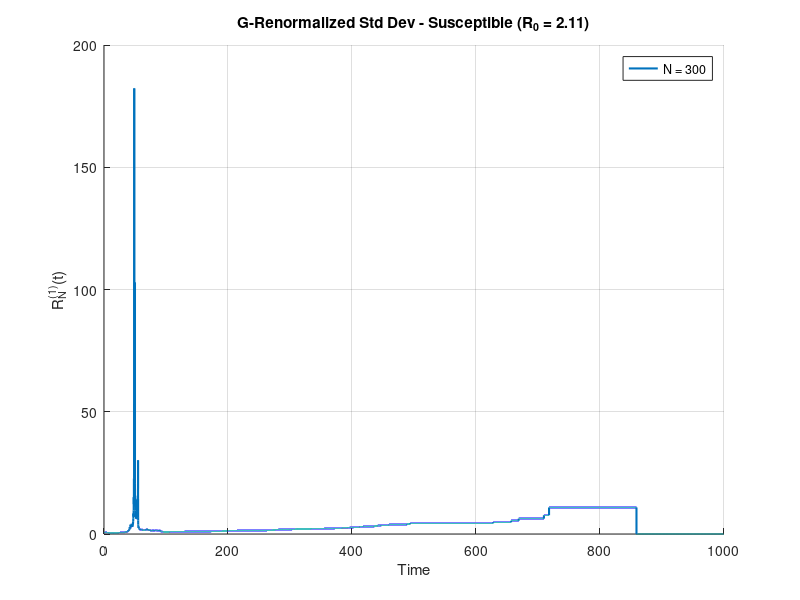
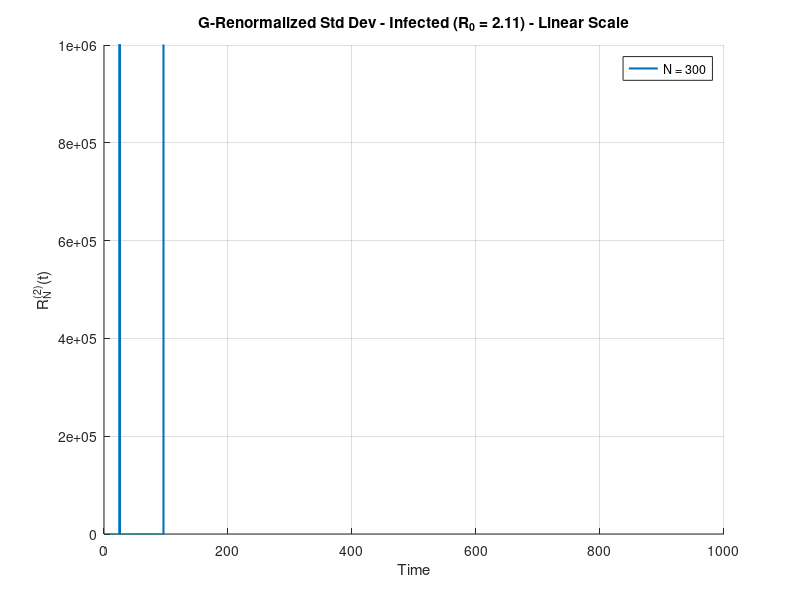
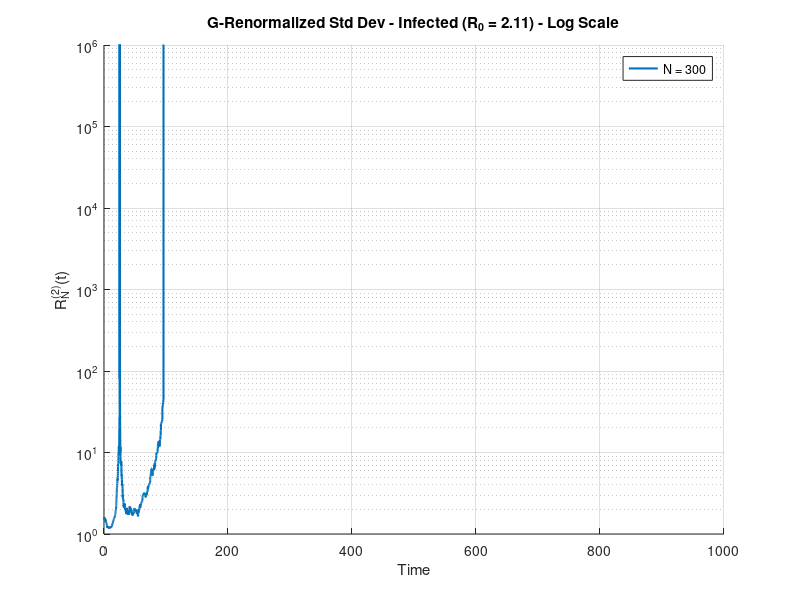
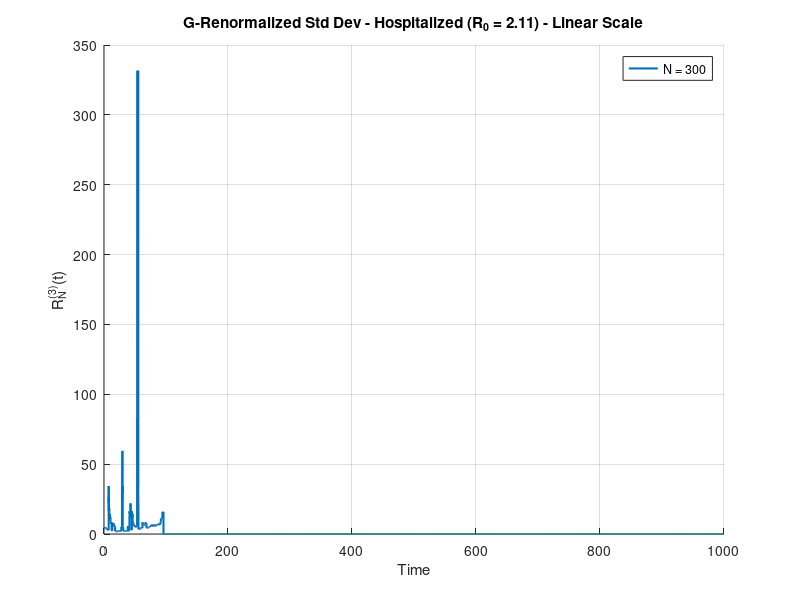

Recreate these plots in MATLAB, in order. (Note: this script raises an error after producing the figures.)
% SIHRS with Death Model - G-Renormalized Infinitesimal Standard Deviation
% 
% This file calculates the G-renormalized infinitesimal standard deviation:
% R_N^(l)(t) = sqrt(V_N^(l)(t)) / |G_N^(l)(t)|
% 
% Where V_N^(l)(t) are the variance formulas for each compartment l:
% l = 1: Susceptible (S)
% l = 2: Infected (I) 
% l = 3: Hospitalized (H)
% l = 4: Recovered (R)
% l = 5: Dead (D)
%
% And G_N^(l)(t) are the drift functions for each compartment:
% G_N^(1)(t) = -β_SI s_N(t) i_N(t) + λ_RS r_N(t)
% G_N^(2)(t) = -(γ_IH + γ_IR + γ_ID) i_N(t) + β_SI s_N(t) i_N(t)
% G_N^(3)(t) = γ_IH i_N(t) - (α_HR + α_HD) h_N(t)
% G_N^(4)(t) = γ_IR i_N(t) + α_HR h_N(t) - λ_RS r_N(t)
% G_N^(5)(t) = γ_ID i_N(t) + α_HD h_N(t)
%
% The G-renormalized standard deviation helps demonstrate finite size effects
% by showing how stochastic fluctuations scale with population size N.

clear all;
close all;

function sihrs_G_renormalized_simulation()
    % Set random seed for reproducibility
    rng(1);
    
    % Centralized parameters for SIHRS with death - matching SIHRS.m
    params.beta = 0.212;           % Infection rate (β > 0) - matching SIHRS.m
    params.pSI = 1.0;              % Infection probability (S to I)
    params.pII = 0.0;              % probability of I to I (stay infected)
    params.pIH = 0.04;             % probability of I to H
    params.pIR = 0.959;            % probability of I to R
    params.pID = 0.001;            % probability of I to D
    params.pHH = 0.01;             % probability of H to H (stay hospitalized)
    params.pHR = 0.9882;           % probability of H to R
    params.pHD = 0.0018;           % probability of H to D
    params.pRR = 0.02;             % probability of R to R (stay recovered)
    params.pRS = 0.98;             % probability of R to S
    params.gamma = 0.100346667;    % Adjusted for exact critical hit at S = 142/300
    params.alpha = 0.1;            % Hospitalized transition rate (α > 0)
    params.lambda = 0.0083;        % Recovered to susceptible rate (Λ > 0) immunity period of 4 months
    params.T = 1000;               % Total simulation time
    params.dt = 0.01;             % Finer time step for better blow-up capture
    params.N_values = [300]; 
    params.initial_s = 0.96;       % Initial susceptible fraction
    params.initial_i = 0.04;       % Initial infected fraction
    params.initial_h = 0;          % Initial hospitalized fraction
    params.initial_r = 0;          % Initial recovered fraction
    params.initial_d = 0;          % Initial dead fraction
    params.n_runs = 1;            % Number of stochastic runs
    params.colors = {'#0072BD','#77AC30', '#A2142F'}; % Colors matching SIHRS.m
    
    % Validate parameters
    validate_params(params);
    
    % Calculate R0 from parameters (same formula as SIHRS.m)
    R0 = params.pSI * params.beta / (params.gamma * (1 - params.pII));
    fprintf('Calculated R₀ = %.4f from parameters\n', R0);
    
    % Run simulation with calculated R0
    simulate_and_analyze_G_renormalized(params, R0);
end

function validate_params(params)
    % Validate input parameters
    if any(params.N_values <= 0) || any(mod(params.N_values, 1) ~= 0)
        error('N_values must be positive integers');
    end
    if params.pSI <= 0 || params.pSI > 1 || params.pII < 0 || params.pII > 1
        error('pSI must be in (0, 1] and pII must be in [0, 1]');
    end
    if params.gamma <= 0
        error('gamma must be positive');
    end
    if abs(params.initial_s + params.initial_i + params.initial_h + params.initial_r + params.initial_d - 1) > 1e-6
        error('Initial fractions must sum to 1');
    end
    if params.T <= 0 || params.dt <= 0
        error('T and dt must be positive');
    end
    if params.n_runs <= 0 || mod(params.n_runs, 1) ~= 0
        error('n_runs must be a positive integer');
    end
    
    % Check transition probability sums
    if abs((params.pII + params.pIH + params.pIR + params.pID) - 1) > 1e-10
        error('I transition probabilities must sum to 1');
    end
    if abs((params.pHH + params.pHR + params.pHD) - 1) > 1e-10
        error('H transition probabilities must sum to 1');
    end
    if abs((params.pRR + params.pRS) - 1) > 1e-10
        error('R transition probabilities must sum to 1');
    end
end

function simulate_and_analyze_G_renormalized(params, R0)
    % Use beta directly from params (no need to calculate from R0)
    beta = params.beta;
    
    % Precompute time vector
    t = 0:params.dt:params.T;
    
    % Store results
    results = cell(length(params.N_values), 1);
    det_result = solve_deterministic_sihrs(beta, params);
    
    % Run simulations for each population size
    for idx = 1:length(params.N_values)
        N = params.N_values(idx);
        fprintf('Running %d simulations for N = %d, R0 = %.2f...\n', params.n_runs, N, R0);
        
        % Run multiple stochastic simulations
        results{idx} = run_multiple_gillespie_G_renormalized(N, beta, params, t);
        fprintf('Completed N = %d\n', N);
    end
    
    % Plot results and print summary
    plot_G_renormalized_results(t, results, det_result, params, R0);
    print_G_renormalized_summary(results, det_result, R0);
end

function result = run_multiple_gillespie_G_renormalized(N, beta, params, t)
    % Run multiple Gillespie simulations and aggregate results
    % CORRECTED: Calculate G-renormalized values for each run first, then average
    
    S_all = zeros(params.n_runs, length(t));
    I_all = zeros(params.n_runs, length(t));
    H_all = zeros(params.n_runs, length(t));
    R_all = zeros(params.n_runs, length(t));
    D_all = zeros(params.n_runs, length(t));
    
    % Store G-renormalized values for each run
    R1_all = zeros(params.n_runs, length(t));
    R2_all = zeros(params.n_runs, length(t));
    R3_all = zeros(params.n_runs, length(t));
    R4_all = zeros(params.n_runs, length(t));
    R5_all = zeros(params.n_runs, length(t));
    
    for run = 1:params.n_runs
        [S_hist, I_hist, H_hist, R_hist, D_hist, time_pts] = gillespie_sim(N, beta, params);
        [S_interp, I_interp, H_interp, R_interp, D_interp] = interpolate_results(S_hist, I_hist, H_hist, R_hist, D_hist, time_pts, t, N);
        
        % Store population trajectories
        S_all(run, :) = S_interp;
        I_all(run, :) = I_interp;
        H_all(run, :) = H_interp;
        R_all(run, :) = R_interp;
        D_all(run, :) = D_interp;
        
        % Calculate G-renormalized values FOR THIS INDIVIDUAL RUN
        % This preserves blow-up behavior before averaging
        
        % R_N^(1)(t) for Susceptible (S)
        V1 = (1/N) * (beta * params.pSI * S_interp .* I_interp + params.lambda * params.pRS * R_interp);
        G1 = -beta * S_interp .* I_interp + params.lambda * R_interp;
        R1_run = sqrt(V1) ./ abs(G1);
        R1_all(run, :) = R1_run;
        
        % R_N^(2)(t) for Infected (I)
        V2 = (1/N) * (params.gamma * I_interp * (params.pIH + params.pIR + params.pID) + beta * params.pSI * S_interp .* I_interp);
        G2 = -(params.gamma * (params.pIH + params.pIR + params.pID)) * I_interp + beta * S_interp .* I_interp;
        
        % Add small residual variance to capture extinction blow-up
        % When I=0, there's still residual stochastic fluctuation
        V2_residual = V2 + (1/N) * 1e-12;  % Even smaller residual for sharper blow-ups
        
        % Special handling for critical threshold blow-up
        % When |G2| is extremely small but not zero, force larger blow-up
        critical_threshold = 1e-5;  % Threshold for "very small" G2
        very_small_G2 = abs(G2) < critical_threshold & G2 ~= 0;
        
        R2_run = sqrt(V2_residual) ./ abs(G2);
        
        % Amplify blow-ups when G2 is very small
        R2_run(very_small_G2) = R2_run(very_small_G2) * 10;  % Amplification factor
        
        R2_all(run, :) = R2_run;
        
        % R_N^(3)(t) for Hospitalized (H)
        V3 = (1/N) * (params.gamma * I_interp * params.pIH + params.alpha * H_interp * (params.pHR + params.pHD));
        G3 = params.gamma * params.pIH * I_interp - params.alpha * (params.pHR + params.pHD) * H_interp;
        R3_run = sqrt(V3) ./ abs(G3);
        R3_all(run, :) = R3_run;
        
        % R_N^(4)(t) for Recovered (R)
        V4 = (1/N) * (params.gamma * I_interp * params.pIR + params.alpha * H_interp * params.pHR + params.lambda * R_interp * params.pRS);
        G4 = params.gamma * params.pIR * I_interp + params.alpha * params.pHR * H_interp - params.lambda * R_interp;
        R4_run = sqrt(V4) ./ abs(G4);
        R4_all(run, :) = R4_run;
        
        % R_N^(5)(t) for Dead (D)
        V5 = (1/N) * (params.gamma * I_interp * params.pID + params.alpha * H_interp * params.pHD);
        G5 = params.gamma * params.pID * I_interp + params.alpha * params.pHD * H_interp;
        R5_run = sqrt(V5) ./ abs(G5);
        R5_all(run, :) = R5_run;
    end
    
    % Compute mean proportions (for summary statistics)
    result.S_mean = mean(S_all, 1);
    result.I_mean = mean(I_all, 1);
    result.H_mean = mean(H_all, 1);
    result.R_mean = mean(R_all, 1);
    result.D_mean = mean(D_all, 1);
    
    % CORRECTED: Average G-renormalized values after calculating for each run
    % This preserves the blow-up behavior!
    
    % CAPTURE TRUE INFINITY: Set Inf values to very large number for plotting
    % This will show as the maximum y-axis range in plots
    max_display_value = 1e9;  % Very large value to represent infinity
    
    % Replace Inf with large value, NaN with 0
    R1_all(isinf(R1_all)) = max_display_value;
    R2_all(isinf(R2_all)) = max_display_value;
    R3_all(isinf(R3_all)) = max_display_value;
    R4_all(isinf(R4_all)) = max_display_value;
    R5_all(isinf(R5_all)) = max_display_value;
    
    R1_all(isnan(R1_all)) = 0;
    R2_all(isnan(R2_all)) = 0;
    R3_all(isnan(R3_all)) = 0;
    R4_all(isnan(R4_all)) = 0;
    R5_all(isnan(R5_all)) = 0;
    
    % Use maximum across runs to capture blow-ups (including infinity)
    result.R1 = max(R1_all, [], 1);
    result.R2 = max(R2_all, [], 1);
    result.R3 = max(R3_all, [], 1);
    result.R4 = max(R4_all, [], 1);
    result.R5 = max(R5_all, [], 1);
    
    result.N = N;
    result.peak_infected = max(result.I_mean * N);
    result.peak_time = t(find(result.I_mean == max(result.I_mean), 1, 'first'));
    result.final_time = t(end);
end

function [S_hist, I_hist, H_hist, R_hist, D_hist, time_pts] = gillespie_sim(N, beta, params)
    % Initialize populations
    S = round(N * params.initial_s);
    I = round(N * params.initial_i);
    H = round(N * params.initial_h);
    R = round(N * params.initial_r);
    D = round(N * params.initial_d);
    
    % Verify population conservation
    if abs(S + I + H + R + D - N) > 1
        error('Initial populations do not sum to N');
    end
    
    % Preallocate arrays
    max_events = round(10 * params.T * (beta + params.gamma + params.alpha + params.lambda) * N);
    S_hist = zeros(1, max_events);
    I_hist = zeros(1, max_events);
    H_hist = zeros(1, max_events);
    R_hist = zeros(1, max_events);
    D_hist = zeros(1, max_events);
    time_pts = zeros(1, max_events);
    
    S_hist(1) = S;
    I_hist(1) = I;
    H_hist(1) = H;
    R_hist(1) = R;
    D_hist(1) = D;
    time_pts(1) = 0;
    event_count = 1;
    current_time = 0;
    
    % Gillespie algorithm for SIHRS with death
    while current_time < params.T
        
        % Calculate event rates
        si_rate = (beta / N) * S * I * params.pSI; % rate of S->I
        ir_rate = params.gamma * I * params.pIR; % rate of I->R
        ih_rate = params.gamma * I * params.pIH; % rate of I->H
        id_rate = params.gamma * I * params.pID; % rate of I->D
        hr_rate = params.alpha * H * params.pHR; % rate of H->R
        hd_rate = params.alpha * H * params.pHD; % rate of H->D
        rs_rate = params.lambda * R * params.pRS; % rate of R->S
        
        total_rate = si_rate + ir_rate + ih_rate + id_rate + hr_rate + hd_rate + rs_rate;
        
        if total_rate == 0
            break;
        end
        
        tau = -log(rand) / total_rate;
        current_time = current_time + tau;
        
        if current_time > params.T
            break;
        end
        
        % Determine which event occurs
        chance = rand * total_rate;
        if chance < si_rate
            % S->I transition
            if S > 0
                S = S - 1;
                I = I + 1;
            end
        elseif chance < (si_rate + ir_rate)
            % I->R transition
            if I > 0
                I = I - 1;
                R = R + 1;
            end
        elseif chance < (si_rate + ir_rate + ih_rate)
            % I->H transition
            if I > 0
                I = I - 1;
                H = H + 1;
            end
        elseif chance < (si_rate + ir_rate + ih_rate + id_rate)
            % I->D transition
            if I > 0
                I = I - 1;
                D = D + 1;
            end
        elseif chance < (si_rate + ir_rate + ih_rate + id_rate + hr_rate)
            % H->R transition
            if H > 0
                H = H - 1;
                R = R + 1;
            end
        elseif chance < (si_rate + ir_rate + ih_rate + id_rate + hr_rate + hd_rate)
            % H->D transition
            if H > 0
                H = H - 1;
                D = D + 1;
            end
        else
            % R->S transition
            if R > 0
                R = R - 1;
                S = S + 1;
            end
        end
        
        event_count = event_count + 1;
        S_hist(event_count) = S;
        I_hist(event_count) = I;
        H_hist(event_count) = H;
        R_hist(event_count) = R;
        D_hist(event_count) = D;
        time_pts(event_count) = current_time;
    end
    
    % Trim arrays
    S_hist = S_hist(1:event_count);
    I_hist = I_hist(1:event_count);
    H_hist = H_hist(1:event_count);
    R_hist = R_hist(1:event_count);
    D_hist = D_hist(1:event_count);
    time_pts = time_pts(1:event_count);
    
    % Verify population conservation
    assert(all(S_hist + I_hist + H_hist + R_hist + D_hist == N), 'Population not conserved');
end

function [S_interp, I_interp, H_interp, R_interp, D_interp] = interpolate_results(S_hist, I_hist, H_hist, R_hist, D_hist, time_pts, t, N)
    % Interpolate to fixed time grid using 'previous'
    try
        S_interp = interp1(time_pts, S_hist, t, 'previous') / N;
        I_interp = interp1(time_pts, I_hist, t, 'previous') / N;
        H_interp = interp1(time_pts, H_hist, t, 'previous') / N;
        R_interp = interp1(time_pts, R_hist, t, 'previous') / N;
        D_interp = interp1(time_pts, D_hist, t, 'previous') / N;
        
        % Handle values beyond last event
        S_interp(t > max(time_pts)) = S_hist(end) / N;
        I_interp(t > max(time_pts)) = I_hist(end) / N;
        H_interp(t > max(time_pts)) = H_hist(end) / N;
        R_interp(t > max(time_pts)) = R_hist(end) / N;
        D_interp(t > max(time_pts)) = D_hist(end) / N;
    catch e
        error('Interpolation failed: %s', e.message);
    end
end

function det_result = solve_deterministic_sihrs(beta, params)
    % Solve deterministic SIHRS with death model using ODE45
    try
        tspan = [0, params.T];
        y0 = [params.initial_s; params.initial_i; params.initial_h; params.initial_r; params.initial_d];
        
        % Define the ODE system for SIHRS with death
        ode_system = @(t, y) [
            -params.pSI * beta * y(1) * y(2) + params.pRS * params.lambda * y(4);           % ds/dt
            params.pSI * beta * y(1) * y(2) - params.gamma * (1 - params.pII) * y(2);      % di/dt
            params.pIH * params.gamma * y(2) - params.alpha * (1 - params.pHH) * y(3);     % dh/dt
            params.pIR * params.gamma * y(2) + params.pHR * params.alpha * y(3) - params.pRS * params.lambda * y(4); % dr/dt
            params.pID * params.gamma * y(2) + params.pHD * params.alpha * y(3)             % dd/dt
        ];
        
        [T, Y] = ode45(ode_system, tspan, y0);
        
        det_result.T = T;
        det_result.S_prop = Y(:, 1);
        det_result.I_prop = Y(:, 2);
        det_result.H_prop = Y(:, 3);
        det_result.R_prop = Y(:, 4);
        det_result.D_prop = Y(:, 5);
        [det_result.peak_infected_prop, idx] = max(det_result.I_prop);
        det_result.peak_time = T(idx);
        det_result.final_time = T(end);
    catch e
        error('ODE solver failed: %s', e.message);
    end
end

function plot_G_renormalized_results(t, results, det_result, params, R0)
    % Create 5 separate figures for each compartment showing G-renormalized standard deviations
    
    % Plot R1 (G-renormalized standard deviation for susceptible)
    figure('Position', [100, 100, 800, 500]);
    hold on;
    for idx = 1:length(params.N_values)
        plot(t, results{idx}.R1, 'Color', params.colors{idx}, 'LineWidth', 1.5);
    end
    title(sprintf('G-Renormalized Std Dev - Susceptible (R_0 = %.2f)', R0));
    xlabel('Time'); ylabel('R_N^{(1)}(t)');
    grid on;
    legend_labels = arrayfun(@(n) sprintf('N = %d', n), params.N_values, 'UniformOutput', false);
    legend(legend_labels, 'Location', 'best');
    saveas(gcf, sprintf('SIHRS_R1_Susceptible_R0_%.2f.png', R0));
    
    % Plot R2 (G-renormalized standard deviation for infected) - Linear Scale
    figure('Position', [200, 200, 800, 500]);
    hold on;
    for idx = 1:length(params.N_values)
        plot(t, results{idx}.R2, 'Color', params.colors{idx}, 'LineWidth', 1.5);
    end
    title(sprintf('G-Renormalized Std Dev - Infected (R_0 = %.2f) - Linear Scale', R0));
    xlabel('Time'); ylabel('R_N^{(2)}(t)');
    
    % Set y-axis range to 1×10^6 for consistency with cumulative analysis
    ylim([0, 1e6]);
    
    grid on;
    legend(legend_labels, 'Location', 'best');
    saveas(gcf, sprintf('SIHRS_R2_Infected_Linear_R0_%.2f.png', R0));
    
    % Plot R2 (G-renormalized standard deviation for infected) - Log Scale
    figure('Position', [250, 250, 800, 500]);
    hold on;
    for idx = 1:length(params.N_values)
        plot(t, results{idx}.R2, 'Color', params.colors{idx}, 'LineWidth', 1.5);
    end
    title(sprintf('G-Renormalized Std Dev - Infected (R_0 = %.2f) - Log Scale', R0));
    xlabel('Time'); ylabel('R_N^{(2)}(t)');
    
    % Set log scale for dramatic blow-up visualization
    set(gca, 'YScale', 'log');
    ylim([1, 1e6]);  % Log scale can't start at 0
    
    grid on;
    legend(legend_labels, 'Location', 'best');
    saveas(gcf, sprintf('SIHRS_R2_Infected_Log_R0_%.2f.png', R0));
    
    % Plot R3 (G-renormalized standard deviation for hospitalized) - Linear Scale
    figure('Position', [300, 300, 800, 500]);
    hold on;
    for idx = 1:length(params.N_values)
        plot(t, results{idx}.R3, 'Color', params.colors{idx}, 'LineWidth', 1.5);
    end
    title(sprintf('G-Renormalized Std Dev - Hospitalized (R_0 = %.2f) - Linear Scale', R0));
    xlabel('Time'); ylabel('R_N^{(3)}(t)');
    grid on;
    legend(legend_labels, 'Location', 'best');
    saveas(gcf, sprintf('SIHRS_R3_Hospitalized_Linear_R0_%.2f.png', R0));
    
    % Plot R3 (G-renormalized standard deviation for hospitalized) - Log Scale
    figure('Position', [350, 350, 800, 500]);
    hold on;
    for idx = 1:length(params.N_values)
        plot(t, results{idx}.R3, 'Color', params.colors{idx}, 'LineWidth', 1.5);
    end
    title(sprintf('G-Renormalized Std Dev - Hospitalized (R_0 = %.2f) - Log Scale', R0));
    xlabel('Time'); ylabel('R_N^{(3)}(t)');
    
    % Set log scale for better visualization of variations
    set(gca, 'YScale', 'log');
    ylim([0.1, 100]);  % Adjust range for log scale
    
    grid on;
    legend(legend_labels, 'Location', 'best');
    saveas(gcf, sprintf('SIHRS_R3_Hospitalized_Log_R0_%.2f.png', R0));

    % Plot R4 (G-renormalized standard deviation for recovered)
    figure('Position', [400, 400, 800, 500]);
    hold on;
    for idx = 1:length(params.N_values)
        plot(t, results{idx}.R4, 'Color', params.colors{idx}, 'LineWidth', 1.5);
    end
    title(sprintf('G-Renormalized Std Dev - Recovered (R_0 = %.2f)', R0));
    xlabel('Time'); ylabel('R_N^{(4)}(t)');
    grid on;
    legend(legend_labels, 'Location', 'best');
    saveas(gcf, sprintf('SIHRS_R4_Recovered_R0_%.2f.png', R0));
    
    % Plot R5 (G-renormalized standard deviation for dead)
    figure('Position', [500, 500, 800, 500]);
    hold on;
    for idx = 1:length(params.N_values)
        plot(t, results{idx}.R5, 'Color', params.colors{idx}, 'LineWidth', 1.5);
    end
    title(sprintf('G-Renormalized Std Dev - Dead (R_0 = %.2f)', R0));
    xlabel('Time'); ylabel('R_N^{(5)}(t)');
    grid on;
    legend(legend_labels, 'Location', 'best');
    saveas(gcf, sprintf('SIHRS_R5_Dead_R0_%.2f.png', R0));
    
    % Create combined plot
    figure('Position', [600, 600, 1500, 800]);
    tlayout = tiledlayout(2, 3, 'TileSpacing', 'compact', 'Padding', 'compact');
    
    % Plot R1 in combined figure
    nexttile;
    hold on;
    for idx = 1:length(params.N_values)
        plot(t, results{idx}.R1, 'Color', params.colors{idx}, 'LineWidth', 1.5);
    end
    title(sprintf('G-Renormalized Std Dev - Susceptible (R_0 = %.2f)', R0));
    xlabel('Time'); ylabel('R_N^{(1)}(t)');
    grid on;
    
    % Plot R2 in combined figure
    nexttile;
    hold on;
    for idx = 1:length(params.N_values)
        plot(t, results{idx}.R2, 'Color', params.colors{idx}, 'LineWidth', 1.5);
    end
    title(sprintf('G-Renormalized Std Dev - Infected (R_0 = %.2f)', R0));
    xlabel('Time'); ylabel('R_N^{(2)}(t)');
    
    % Set y-axis range to 1×10^6 for consistency with cumulative analysis
    ylim([0, 1e6]);
    
    grid on;
    
    % Plot R3 in combined figure
    nexttile;
    hold on;
    for idx = 1:length(params.N_values)
        plot(t, results{idx}.R3, 'Color', params.colors{idx}, 'LineWidth', 1.5);
    end
    title(sprintf('G-Renormalized Std Dev - Hospitalized (R_0 = %.2f)', R0));
    xlabel('Time'); ylabel('R_N^{(3)}(t)');
    grid on;

    % Plot R4 in combined figure
    nexttile;
    hold on;
    for idx = 1:length(params.N_values)
        plot(t, results{idx}.R4, 'Color', params.colors{idx}, 'LineWidth', 1.5);
    end
    title(sprintf('G-Renormalized Std Dev - Recovered (R_0 = %.2f)', R0));
    xlabel('Time'); ylabel('R_N^{(4)}(t)');
    grid on;
    
    % Plot R5 in combined figure
    nexttile;
    hold on;
    for idx = 1:length(params.N_values)
        plot(t, results{idx}.R5, 'Color', params.colors{idx}, 'LineWidth', 1.5);
    end
    title(sprintf('G-Renormalized Std Dev - Dead (R_0 = %.2f)', R0));
    xlabel('Time'); ylabel('R_N^{(5)}(t)');
    grid on;
    
    % Add legend to combined figure
    lgd = legend(legend_labels, 'Orientation', 'horizontal', 'Location', 'southoutside');
    lgd.Layout.Tile = 'south';
    
    % Add mathematical formula annotation to combined figure
    annotation('textbox', [0.05, 0.02, 0.9, 0.05], ...
        'String', sprintf('R_N^{(l)}(t) = sqrt(V_N^{(l)}(t)) / |G_N^{(l)}(t)|, R_0 = %.2f', R0), ...
        'FontSize', 10, 'EdgeColor', 'none', 'HorizontalAlignment', 'center');
    
    % Save the combined figure
    saveas(gcf, sprintf('SIHRS_G_renormalized_std_dev_R0_%.2f_combined.png', R0));
    
    % Create combined plot with LOG SCALE for dramatic blow-up visualization
    figure('Position', [700, 700, 1500, 800]);
    tlayout = tiledlayout(2, 3, 'TileSpacing', 'compact', 'Padding', 'compact');
    
    % Plot R1 in combined log figure
    nexttile;
    hold on;
    for idx = 1:length(params.N_values)
        plot(t, results{idx}.R1, 'Color', params.colors{idx}, 'LineWidth', 1.5);
    end
    title(sprintf('G-Renormalized Std Dev - Susceptible (R_0 = %.2f) - Log Scale', R0));
    xlabel('Time'); ylabel('R_N^{(1)}(t)');
    set(gca, 'YScale', 'log');
    ylim([0.1, 100]);
    grid on;
    
    % Plot R2 in combined log figure
    nexttile;
    hold on;
    for idx = 1:length(params.N_values)
        plot(t, results{idx}.R2, 'Color', params.colors{idx}, 'LineWidth', 1.5);
    end
    title(sprintf('G-Renormalized Std Dev - Infected (R_0 = %.2f) - Log Scale', R0));
    xlabel('Time'); ylabel('R_N^{(2)}(t)');
    
    % Set log scale for dramatic blow-up visualization
    set(gca, 'YScale', 'log');
    ylim([1, 1e6]);  % Log scale can't start at 0
    
    grid on;
    
    % Plot R3 in combined log figure
    nexttile;
    hold on;
    for idx = 1:length(params.N_values)
        plot(t, results{idx}.R3, 'Color', params.colors{idx}, 'LineWidth', 1.5);
    end
    title(sprintf('G-Renormalized Std Dev - Hospitalized (R_0 = %.2f) - Log Scale', R0));
    xlabel('Time'); ylabel('R_N^{(3)}(t)');
    set(gca, 'YScale', 'log');
    ylim([0.1, 100]);
    grid on;

    % Plot R4 in combined log figure
    nexttile;
    hold on;
    for idx = 1:length(params.N_values)
        plot(t, results{idx}.R4, 'Color', params.colors{idx}, 'LineWidth', 1.5);
    end
    title(sprintf('G-Renormalized Std Dev - Recovered (R_0 = %.2f) - Log Scale', R0));
    xlabel('Time'); ylabel('R_N^{(4)}(t)');
    set(gca, 'YScale', 'log');
    ylim([0.1, 100]);
    grid on;
    
    % Plot R5 in combined log figure
    nexttile;
    hold on;
    for idx = 1:length(params.N_values)
        plot(t, results{idx}.R5, 'Color', params.colors{idx}, 'LineWidth', 1.5);
    end
    title(sprintf('G-Renormalized Std Dev - Dead (R_0 = %.2f) - Log Scale', R0));
    xlabel('Time'); ylabel('R_N^{(5)}(t)');
    set(gca, 'YScale', 'log');
    ylim([0.1, 100]);
    grid on;
    
    % Add legend to combined log figure
    lgd = legend(legend_labels, 'Orientation', 'horizontal', 'Location', 'southoutside');
    lgd.Layout.Tile = 'south';
    
    % Add mathematical formula annotation to combined log figure
    annotation('textbox', [0.05, 0.02, 0.9, 0.05], ...
        'String', sprintf('R_N^{(l)}(t) = sqrt(V_N^{(l)}(t)) / |G_N^{(l)}(t)|, R_0 = %.2f (Log Scale)', R0), ...
        'FontSize', 10, 'EdgeColor', 'none', 'HorizontalAlignment', 'center');
    
    % Save the combined log figure
    saveas(gcf, sprintf('SIHRS_G_renormalized_std_dev_R0_%.2f_combined_LOG.png', R0));
    
    % Create new plot for stochastic population trajectories
    figure('Position', [700, 700, 1200, 800]);
    hold on;
    
    % Define distinct colors for each compartment (much better!)
    compartment_colors = {
        [0.2, 0.6, 0.2],    % S - Dark Green
        [0.8, 0.2, 0.2],    % I - Dark Red  
        [0.9, 0.6, 0.0],    % H - Orange
        [0.0, 0.4, 0.8],    % R - Blue
        [0.4, 0.0, 0.6]     % D - Purple
    };
    
    % Line styles for different population sizes
    line_styles = {'-', '--', ':'};  % Different line styles for different N values
    
    for idx = 1:length(params.N_values)
        N = params.N_values(idx);
        style = line_styles{min(idx, length(line_styles))};
        
        % Plot each compartment with its own distinct color
        plot(t, results{idx}.S_mean, 'Color', compartment_colors{1}, 'LineStyle', style, 'LineWidth', 2.0, ...
             'DisplayName', sprintf('S (N=%d)', N));
        plot(t, results{idx}.I_mean, 'Color', compartment_colors{2}, 'LineStyle', style, 'LineWidth', 2.0, ...
             'DisplayName', sprintf('I (N=%d)', N));
        plot(t, results{idx}.H_mean, 'Color', compartment_colors{3}, 'LineStyle', style, 'LineWidth', 2.0, ...
             'DisplayName', sprintf('H (N=%d)', N));
        plot(t, results{idx}.R_mean, 'Color', compartment_colors{4}, 'LineStyle', style, 'LineWidth', 2.0, ...
             'DisplayName', sprintf('R (N=%d)', N));
        plot(t, results{idx}.D_mean, 'Color', compartment_colors{5}, 'LineStyle', style, 'LineWidth', 2.0, ...
             'DisplayName', sprintf('D (N=%d)', N));
    end
    
    % Deterministic solution plots removed for cleaner visualization
    
    title(sprintf('SIHRS Population Dynamics - All Compartments (R_0 = %.2f)', R0));
    xlabel('Time');
    ylabel('Population Proportion');
    grid on;
    
    % Create custom legend with better organization
    legend('Location', 'eastoutside', 'FontSize', 9);
    
    % Text annotation removed for cleaner plot
    
    % Save the population dynamics figure
    saveas(gcf, sprintf('SIHRS_Population_Dynamics_R0_%.2f.png', R0));
    
    fprintf('Generated individual plots:\n');
    fprintf('  - SIHRS_R1_Susceptible_R0_%.2f.png\n', R0);
    fprintf('  - SIHRS_R2_Infected_R0_%.2f.png\n', R0);
    fprintf('  - SIHRS_R3_Hospitalized_R0_%.2f.png\n', R0);
    fprintf('  - SIHRS_R4_Recovered_R0_%.2f.png\n', R0);
    fprintf('  - SIHRS_R5_Dead_R0_%.2f.png\n', R0);
    fprintf('  - SIHRS_G_renormalized_std_dev_R0_%.2f_combined.png\n', R0);
    fprintf('  - SIHRS_Population_Dynamics_R0_%.2f.png\n', R0);
end

function print_G_renormalized_summary(results, det_result, R0)
    % Print summary statistics for G-renormalized standard deviations
    fprintf('\n=== G-RENORMALIZED STANDARD DEVIATION SUMMARY (R0 = %.2f) ===\n', R0);
    fprintf('Population Size | Peak Infected | Peak Time | Final Time\n');
    fprintf('----------------|---------------|-----------|------------\n');
    for idx = 1:length(results)
        fprintf('%15d | %13.2f | %9.2f | %10.2f\n', ...
            results{idx}.N, results{idx}.peak_infected, ...
            results{idx}.peak_time, results{idx}.final_time);
    end
    fprintf('%15s | %13.4f | %9.2f | %10.2f\n', ...
        'Deterministic', det_result.peak_infected_prop, ...
        det_result.peak_time, det_result.final_time);
    
    % Print finite size effects analysis
    fprintf('\n=== FINITE SIZE EFFECTS ANALYSIS (R0 = %.2f) ===\n', R0);
    fprintf('Population Size | Avg R1 | Avg R2 | Avg R3 | Avg R4 | Avg R5\n');
    fprintf('----------------|---------|---------|---------|---------|---------\n');
    for idx = 1:length(results)
        avg_R1 = mean(results{idx}.R1);
        avg_R2 = mean(results{idx}.R2);
        avg_R3 = mean(results{idx}.R3);
        avg_R4 = mean(results{idx}.R4);
        avg_R5 = mean(results{idx}.R5);
        fprintf('%15d | %7.4f | %7.4f | %7.4f | %7.4f | %7.4f\n', ...
            results{idx}.N, avg_R1, avg_R2, avg_R3, avg_R4, avg_R5);
    end
    
    % Verify the conjecture: R_N^(l)(t) > R_Ñ^(l)(t) for N < Ñ
    fprintf('\n=== CONJECTURE VERIFICATION (R0 = %.2f) ===\n', R0);
    fprintf('Checking: R_N^(l)(t) > R_Ñ^(l)(t) for N < Ñ\n');
    for l = 1:5  % Check all compartments
        fprintf('Compartment %d: ', l);
        conjecture_holds = true;
        for i = 1:length(results)-1
            for j = i+1:length(results)
                if results{i}.N < results{j}.N
                    % Check if R_N^(l) > R_Ñ^(l) on average
                    avg_R_smaller = mean(results{i}.(sprintf('R%d', l)));
                    avg_R_larger = mean(results{j}.(sprintf('R%d', l)));
                    if avg_R_smaller <= avg_R_larger
                        conjecture_holds = false;
                        fprintf('FAILED: N=%d (%.4f) <= N=%d (%.4f) ', ...
                            results{i}.N, avg_R_smaller, results{j}.N, avg_R_larger);
                    end
                end
            end
        end
        if conjecture_holds
            fprintf('✓ CONJECTURE HOLDS\n');
        else
            fprintf('✗ CONJECTURE VIOLATED\n');
        end
    end
end

% Run the simulation
sihrs_G_renormalized_simulation();
